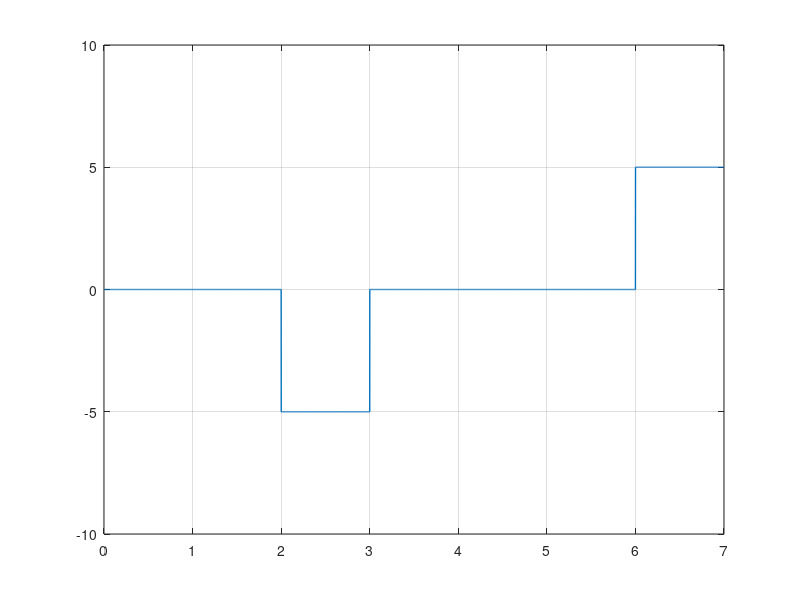

Source code (MATLAB):
clc; #... Clear command line
clear all; #... Clear variables
close all; #... Clear figures

bits = [1 0 1 1 0 0 1];

#... Modulation

bitrate = 1; #... Number of bits per second
voltage = 5;

samplingRate = 1000;
samplingTime = 1/samplingRate;

endTime = length(bits)/bitrate;
time = 0:samplingTime:endTime;

index = 1;
sign = 1;
last = 1;
if bits(1) == 1
    sign = 0;
endif

for i = 1:length(time)
    modulation(i) = sign*voltage;
    if time(i)*bitrate >= index
        if sign != 0
            last = sign;
        endif
        index = index+1;
        if index <= length(bits) && bits(index) == 1
            if sign == 0
                sign = -last;
            else
                sign = 0;
            endif
        endif
    endif
endfor

plot(time, modulation, "LineWidth", 1);
axis([0 endTime -voltage-5 voltage+5]);
grid on;

#... Demodulation

index = 1;
last = voltage;

for i = 1:length(modulation)
    if modulation(i) == last
        demodultaion(index) = 0;
    else
        demodultaion(index) = 1;
    endif
    if time(i)*bitrate >= index
        index = index+1;
        last = modulation(i);
    endif
endfor

disp(demodultaion);
